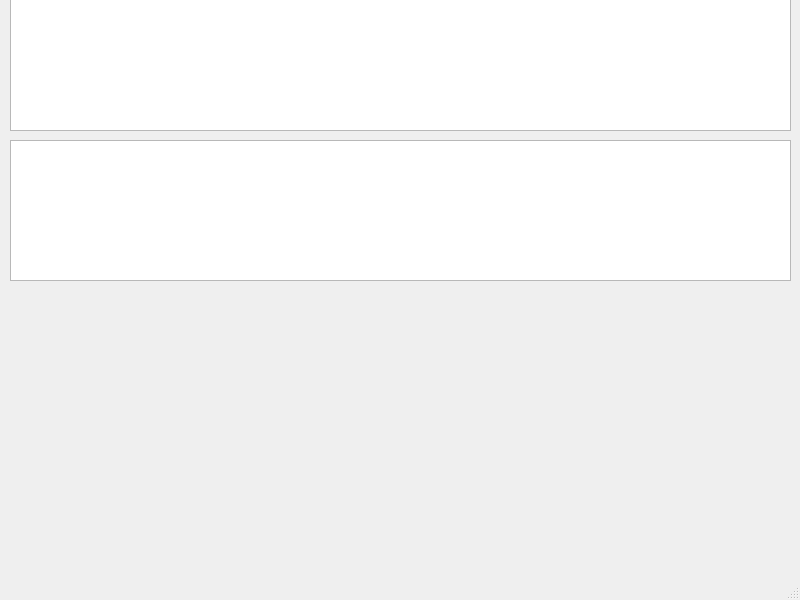
<?xml version="1.0" encoding="UTF-8"?>
<ui version="4.0">
 <class>MainWindow</class>
 <widget class="QMainWindow" name="MainWindow">
  <property name="geometry">
   <rect>
    <x>0</x>
    <y>0</y>
    <width>800</width>
    <height>600</height>
   </rect>
  </property>
  <property name="windowTitle">
   <string>MainWindow</string>
  </property>
  <widget class="QWidget" name="centralwidget">
   <widget class="MyBaseListView" name="listView">
    <property name="geometry">
     <rect>
      <x>10</x>
      <y>-10</y>
      <width>781</width>
      <height>141</height>
     </rect>
    </property>
    <property name="flow">
     <enum>QListView::LeftToRight</enum>
    </property>
   </widget>
   <widget class="MyBaseListView" name="listView_2">
    <property name="geometry">
     <rect>
      <x>10</x>
      <y>140</y>
      <width>781</width>
      <height>141</height>
     </rect>
    </property>
    <property name="flow">
     <enum>QListView::LeftToRight</enum>
    </property>
   </widget>
  </widget>
  <widget class="QMenuBar" name="menubar">
   <property name="geometry">
    <rect>
     <x>0</x>
     <y>0</y>
     <width>800</width>
     <height>25</height>
    </rect>
   </property>
  </widget>
  <widget class="QStatusBar" name="statusbar"/>
 </widget>
 <customwidgets>
  <customwidget>
   <class>MyBaseListView</class>
   <extends>QListView</extends>
   <header>mybaselistview.h</header>
  </customwidget>
 </customwidgets>
 <resources/>
 <connections/>
</ui>
